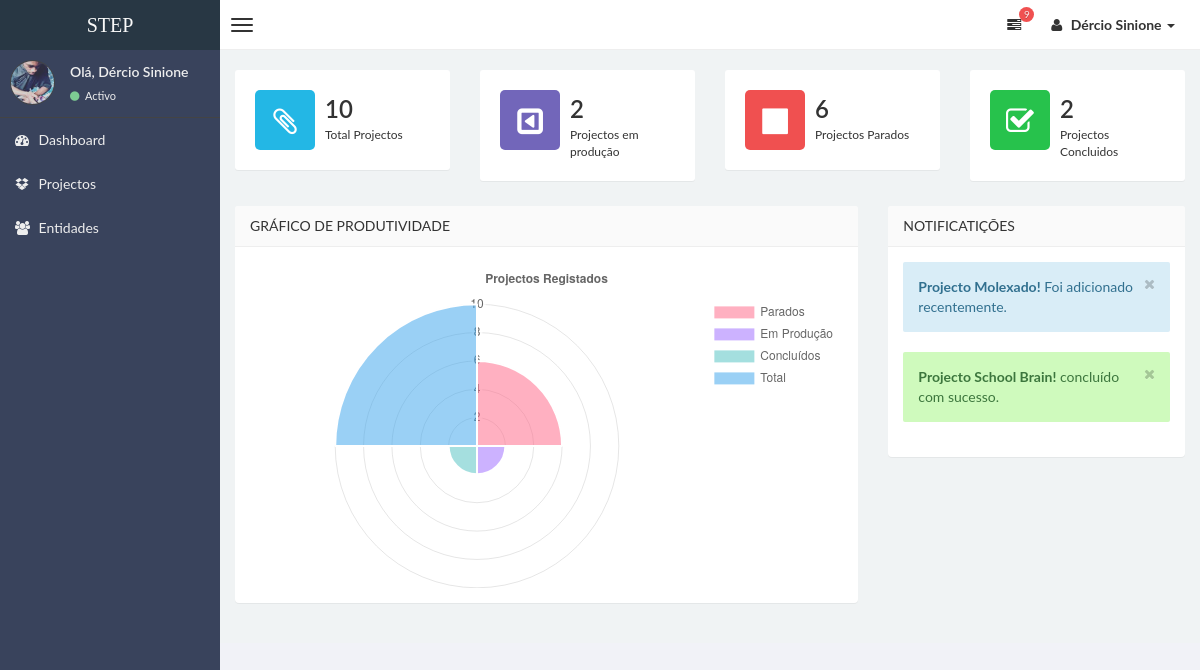
Page /admin (signed in) on the committed database.
### stepsite/models.py (models this page shows, shortened)
class Usuarios(db.Model,UserMixin):
    id = db.Column(db.Integer,primary_key=True)
    nome = db.Column(db.String(30), unique=True, nullable=False)
    email = db.Column(db.String(100), unique=True, nullable=False)
    senha = db.Column(db.String(100), unique=False, nullable=False)
    imagem = db.Column(db.String(30), nullable=False, default='defaultUser.jpg')
    categorias = db.relationship('Categorias', backref='usuarios', lazy=True)
    entidades = db.relationship('Entidades', backref='usuarios', lazy=True)
    projectos = db.relationship('Projectos', backref='usuarios', lazy=True)

class Notificacoes(db.Model):
    id = db.Column(db.Integer,primary_key=True)
    titulo = db.Column(db.String(100), unique=True, nullable=False)
    categoria = db.Column(db.String(20))
    projecto = db.Column(db.String(50))
    idUser = db.Column(db.Integer, db.ForeignKey('usuarios.id'),nullable=False)

### stepsite/projectos/routes.py (the view)
@projects.route("/admin")
@login_required
def admin():
    idUser = current_user.id
    pr_parados = Projectos.query.filter_by(idUsuario=idUser,estado="parado").count()
    pr_producao = Projectos.query.filter_by(idUsuario=idUser,estado="em produção").count()
    pr_concluido = Projectos.query.filter_by(idUsuario=idUser,estado="concluído").count()
    pr_total = Projectos.query.filter_by(idUsuario=idUser).count()
    gr_Projectos = {'total': pr_total,'parados': pr_parados, 'producao': pr_producao, 'concluidos': pr_concluido}
    alert = Notificacoes.query.filter_by(idUser=current_user.id).all()
    return render_template("admin.html",title="STEP | Admin",gr_Projectos=gr_Projectos,alert=alert)

### stepsite/models.py (called while the page is built)
@login_manager.user_loader
def load_user(user_id):
    return Usuarios.query.get(int(user_id))

### stepsite/templates/admin.html (shortened to what this page needs)
{% extends "layoutAdmin.html" %}
{% block content %}
<div class="row" style="margin-bottom:5px;">
    <div class="col-md-3">
        <div class="sm-st clearfix">
            <span class="sm-st-icon st-blue"><i class="fa fa-paperclip"></i></span>
            <div class="sm-st-info">
                <span id="totProjecto">{{gr_Projectos["total"]}}</span>
                Total Projectos
            </div>
        </div>
    </div>
    <div class="col-md-3">
        <div class="sm-st clearfix">
            <span class="sm-st-icon st-violet"><i class="fa fa-caret-square-o-left"></i></span>
            <div class="sm-st-info">
                <span id="producao">{{gr_Projectos["producao"]}}</span>
                Projectos em produção
            </div>
        </div>
    </div>
    <div class="col-md-3">
        <div class="sm-st clearfix">
            <span class="sm-st-icon st-red"><i class="fa fa-stop"></i></span>
            <div class="sm-st-info">
                <span id="parados">{{gr_Projectos["parados"]}}</span>
                Projectos Parados
            </div>
        </div>
    </div>
    <div class="col-md-3">
        <div class="sm-st clearfix">
            <span class="sm-st-icon st-green"><i class="fa fa-check-square-o"></i></span>
            <div class="sm-st-info">
                <span id="concluidos">{{gr_Projectos["concluidos"]}}</span>
                Projectos Concluidos
            </div>
        </div>
    </div>
</div>
<div class="row">
    <div class="col-md-8">
        <section class="panel">
            <header class="panel-heading">
                Gráfico de Produtividade
            </header>
            <div class="panel-body">
            <canvas id="chart-area" width="600" height="330"></canvas>
            </div>
        </section>
    </div>
    <div class="col-lg-4">
                    <section class="panel">
                        <header class="panel-heading">
                            Notificatições
                        </header>
                            <div class="panel-body" id="noti-box">
                                {% if alert: %}
                                {% for value in alert%}
                                <div class="alert alert-{{value.categoria}}">
                                    <button data-dismiss="alert" class="close close-sm" type="button">
                                        <i class="fa fa-times"></i>
                                    </button>
                                    <strong>Projecto {{value.projecto}}!</strong> {{value.titulo}}
                                </div>
                                {% endfor %}
                                {% endif %}
                            </div>
                    </section>
  </div>
</div>
<script>
    var chartColors = window.chartColors;
    var color = Chart.helpers.color;
    var config = {
        data: {
            datasets: [{
                data: [
                    document.getElementById("parados").innerText,
                    document.getElementById("producao").innerText,
                    document.getElementById("concluidos").innerText,
                    document.getElementById("totProjecto").innerText,
                    ],
                backgroundColor: [
                    color(chartColors.red).alpha(0.5).rgbString(),
                    color(chartColors.purple).alpha(0.5).rgbString(),
                    color(chartColors.green).alpha(0.5).rgbString(),
                    color(chartColors.blue).alpha(0.5).rgbString(),
                ],
                label: 'Projectos' // for legend
            }],
            labels: [
                'Parados',
                'Em Produção',
                'Concluídos',
                'Total'
            ]
        },
        options: {
            responsive: true,
            legend: {
                position: 'right',
            },
            title: {
                display: true,
                text: 'Projectos Registados'
            },
            scale: {
                ticks: {
                    beginAtZero: true
                },
                reverse: false
            },
            animation: {
                animateRotate: false,
                animateScale: true
            }
        }
    };
    window.onload = function() {
        var ctx = document.getElementById('chart-area').getContext("2d");
        new Chart.PolarArea(ctx, config);
    };
</script>
{% endblock content %}

### stepsite/templates/layoutAdmin.html (shortened to what this page needs)
<!DOCTYPE html>
<html>
    <head>
        <link href="../static/css/bootstrap.css" rel="stylesheet" type="text/css" />
        <link href="../static/css/font-awesome.min.css" rel="stylesheet" type="text/css" />
        <link href="../static/css/mystyle.css" rel="stylesheet" type="text/css" />
        <link href="../static/css/style.css" rel="stylesheet" type="text/css" />
    </head>
    <body class="skin-black">
        <header class="header">
            <a href="{{url_for('main.home')}}" class="logo">
                STEP
            </a>
            <nav class="navbar navbar-static-top" role="navigation">
                <a href="#" class="navbar-btn sidebar-toggle" data-toggle="offcanvas" role="button" >
                    <span class="icon-bar"></span>
                    <span class="icon-bar"></span>
                    <span class="icon-bar"></span>
                </a>
                <div class="navbar-right">
                    <ul class="nav navbar-nav">
                      <li class="dropdown tasks-menu">
                            <a href="#" class="dropdown-toggle" data-toggle="dropdown">
                                <i class="fa fa-tasks"></i>
                                <span class="label label-danger">9</span>
                            </a>
                        </li>
                        <li class="dropdown user user-menu">
                            <a href="#" class="dropdown-toggle" data-toggle="dropdown">
                                <i class="fa fa-user"></i>
                                <span> {{current_user.nome}} <i class="caret"></i></span>
                            </a>
                        </li>
                    </ul>
                </div>
            </nav>
        </header>
        <div class="wrapper row-offcanvas row-offcanvas-left">
            <aside class="left-side sidebar-offcanvas">
                <section class="sidebar">
                    <div class="user-panel">
                        <div class="pull-left image">
                            <img src="{{url_for('static',filename='profile_img/'+current_user.imagem)}}" class="img-circle" alt="User Image" />
                        </div>
                        <div class="pull-left info">
                            <p>Olá, {{current_user.nome}} </p>
                            <a href="#"><i class="fa fa-circle text-success"></i> Activo</a>
                        </div>
                    </div>
                    <ul class="sidebar-menu">
                        <li>
                            <a href="{{url_for('projects.admin')}}">
                                <i class="fa fa-dashboard"></i> <span>Dashboard </span>
                            </a>
                        </li>
                        <li>
                            <a href="{{url_for('projects.projectos')}}">
                                <i class="fa fa-dropbox"></i> <span>Projectos</span>
                            </a>
                        </li>
                        <li class="">
                            <a href="{{url_for('entidads.entidades')}}">
                                <i class="fa fa-group"></i> <span>Entidades</span>
                            </a>
                        </li>
                    </ul>
                </section>
            </aside>
            <aside class="right-side">
            <section class="content">
            {% block content %}
            {% endblock content %}
            </section>
			</aside>
		</div>
    </body>
</html>

### rows in the picture
Usuarios: nome "Dércio Sinione", imagem (picture)
Notificacoes: projecto "Molexado", titulo "Foi adicionado recentemente."
Notificacoes: projecto "School Brain", titulo "concluído com sucesso."

### other values in the picture
{{ gr_Projectos["total"] }} "10"
{{ gr_Projectos["producao"] }} "2"
{{ gr_Projectos["parados"] }} "6"
{{ gr_Projectos["concluidos"] }} "2"
